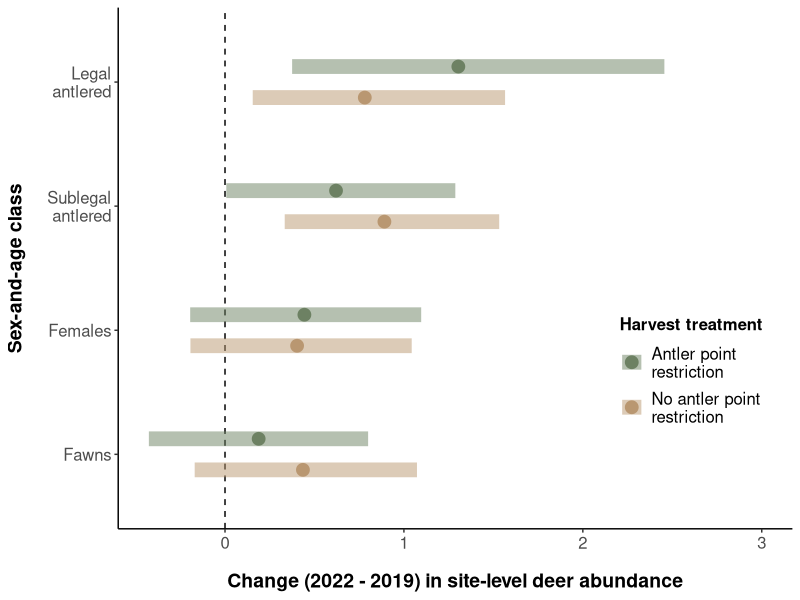
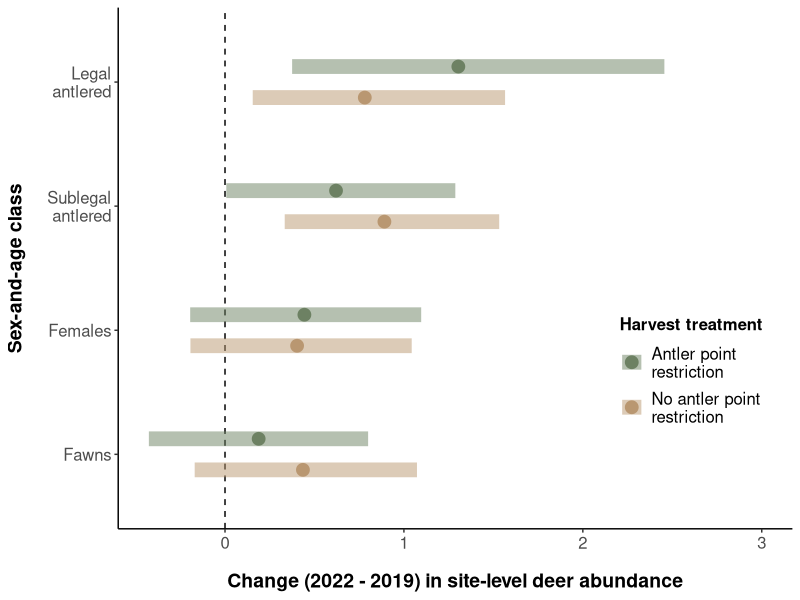

Here is the R script that generated these plots, in order:

##################################################
############### Difference Plots #################
##################################################

# Load packages.
library(ggplot2)
library(dplyr)
library(stringr)
library(scales)

# Read in the difference data by sex-and-age class and add class identifier.
fawn <- read.csv("Results_Diff_Fawns.csv") %>%
  mutate(class = "Fawns")

sub <- read.csv("Results_Diff_Sublegal.csv") %>%
  mutate(class = "Sublegal antlered")

female <- read.csv("Results_Diff_Females.csv") %>%
  mutate(class = "Females")

legal <- read.csv("Results_Diff_Legal.csv") %>%
  mutate(class = "Legal antlered")

# Combine data for all sex-and-age classes.
deer <- rbind(fawn, sub, female, legal)

# Rename the treatment and control areas (for clarity).
deer <- deer %>%
  mutate(trt_name = recode(trt_name, "APR" = "Antler point restriction", "Non-APR" = "No antler point restriction"))

# Plot 2022 - 2019 difference data for all sex-and-age classes in a single figure, stacked, and with a reference line at zero.
deer.diff <- ggplot(data = deer, aes(x = factor(class, level = c('Fawns', 'Females', 'Sublegal antlered', 'Legal antlered')), # Hack (order things backwards before the axis flip).
                                     y = mean, color = factor(trt_name, levels = c("No antler point restriction", "Antler point restriction")))) + # Hack (order things backwards before the axis flip).
  geom_hline(yintercept = 0, linetype = "dashed", size = 0.5, color = "black") + # Vertical reference line at zero.
  geom_errorbar(data = deer, size = 5, width = 0, alpha = 0.5, position = position_dodge(width = 0.5), mapping = aes(ymin = l95, ymax = u95)) +
  geom_point(position = position_dodge(width = 0.5), size = 4) +
  labs(x = "Sex-and-age class", y = "Change (2022 - 2019) in site-level deer abundance") + 
  theme_classic() +
  ylim(NA, 3) + # Add extra space for the legend (plus space for the deer silhouettes added later in PowerPoint).
  theme(axis.title.x = element_text(face = "bold", size = 14, margin = margin(t = 15)),
        axis.title.y = element_text(face = "bold", size = 14, margin = margin(r = 15))) +
  scale_x_discrete(labels = function(x) str_wrap(x, width = 10)) + # Wrap text for the longer labels.
  theme(axis.text = element_text(size = 12), 
        legend.text = element_text(size = 12),
        legend.title = element_text(size = 12, face = "bold"),
        legend.position = c(0.85, 0.3), # Manually position the legend.
        legend.key.height = unit(2.25, "lines")) + # Increase the spacing between legend items.
  scale_color_manual(values = c("#B99771", "#6D8163"), 
                     name = "Harvest treatment",
                     labels = c("No antler point\nrestriction", "Antler point\nrestriction")) +
  scale_fill_manual(values = c("#B99771", "#6D8163"), 
                    name = "Harvest treatment",
                    labels = c("No antler point\nrestriction", "Antler point\nrestriction")) +
  guides(color = guide_legend(reverse = TRUE)) + # Hack (reverse the order of legend items before the axis flip).
  coord_flip() # Lastly, flip the axes to make it a stacked plot.

# Take a look at the final figure.
deer.diff

# Save the plot (and scale it to fit in a Word doc nicely). Note that the resolution was reduced to accommodate GitHub size restrictions.
tiff(filename = "Figure_03.tiff", res = 300, units="in", width=6.5, height=5) 
print(deer.diff)
dev.off()